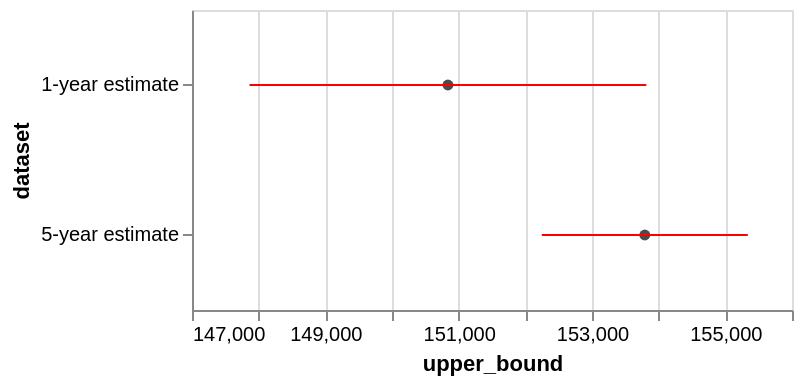

Here is the notebook cell this chart was saved with:
### Markdown cell above
Next we can combine the two charts to create a composite. We also can adjust some properties of the chart such as height.

### Code cell
(estimates + confidence_intervals).properties(height=150)

### Figure 1 — Vega-Lite specification as saved in the notebook (floating-point values rounded to 4 significant figures)
{"config": {"view": {"continuousWidth": 300, "continuousHeight": 300}}, "layer": [{"mark": {"type": "point", "color": "black", "filled": true}, "encoding": {"x": {"field": "median_hh_income", "scale": {"zero": false}, "type": "quantitative"}, "y": {"field": "dataset", "type": "nominal"}}}, {"mark": {"type": "errorbar", "color": "red"}, "encoding": {"x": {"field": "upper_bound", "scale": {"zero": false}, "type": "quantitative"}, "x2": {"field": "lower_bound"}, "y": {"field": "dataset", "type": "nominal"}}}], "data": {"name": "data-75c68ed2169417339aa892b6f420cff3"}, "height": 150, "$schema": "https://vega.github.io/schema/vega-lite/v5.20.1.json", "datasets": {"data-75c68ed2169417339aa892b6f420cff3": [{"median_hh_income": 150800.0, "margin_of_error": 2976.0, "state": "06", "county": "085", "dataset": "1-year estimate", "geo_name": "Santa Clara County", "lower_bound": 147900.0, "upper_bound": 153800.0}, {"median_hh_income": 153800.0, "margin_of_error": 1545.0, "state": "06", "county": "085", "dataset": "5-year estimate", "geo_name": "Santa Clara County", "lower_bound": 152200.0, "upper_bound": 155300.0}]}}
